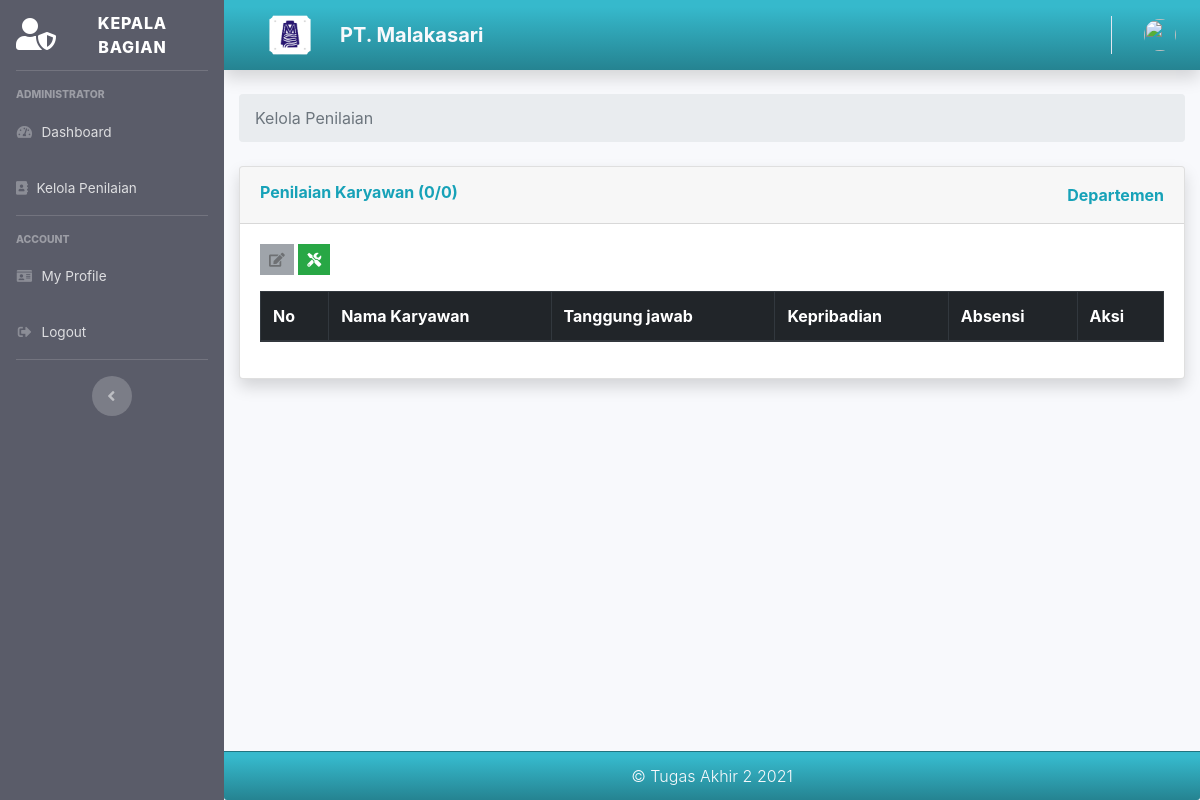
Page /index.php/kepala_bagian/kelola_penilaian on the committed database.
### tables this page shows
CREATE TABLE `tb_kriteria` (
  `id_kriteria` int(11) NOT NULL,
  `nama_kriteria` varchar(50) NOT NULL,
  `bobot_kriteria` double NOT NULL,
  `jenis_kriteria` varchar(15) NOT NULL,
  `tahun` varchar(4) NOT NULL
);

### application/controllers/Kepala_bagian.php (called while the page is built, shortened)
<?php
class Kepala_bagian extends CI_Controller
{
    public function __construct()
    {
        $this->load->model('Kriteria_model');
        $this->load->model('Kabag_model');
        $this->load->model('Karyawan_model');
        $this->load->model('Penilaian_model');
        $this->load->model('Peringkat_model');
    }
    public function kelola_penilaian()
    {
        $data['departemen'] = $this->Kabag_model->getDepartemenKabag($this->session->userdata('role_id'));
        $data['user'] = $this->db->get_where('user', ['email' => $this->session->userdata('email')])->row_array();
        $data['title'] = 'Tambah Penilaian';
        $data['allkarywan'] = $this->Karyawan_model->getDataKaryawanDepatemenAll($data['departemen']);
        $data['karyawan'] = $this->Karyawan_model->getDataKaryawanDiNilai($data['departemen']);
        $data['totalKaryawan'] = $this->Karyawan_model->CountAllKaryawanByDepartmen($data['departemen']);
        $data['kriteria'] = $this->Kriteria_model->getKriteria();
        $this->load->view('templates/kabag_header', $data);
        $this->load->view('templates/kabag_sidebar', $data);
        $this->load->view('templates/kabag_topbar', $data);
        $this->load->view('kepala_bagian/kelola_penilaian', $data);
        $this->load->view('templates/kabag_footer', $data);
    }
}

### index.php (called while the page is built, shortened)
<?php
require_once BASEPATH.'core/CodeIgniter.php';

### application/models/Kriteria_model.php (called while the page is built, shortened)
<?php
class Kriteria_model extends CI_Model
{
  public function getKriteria()
  {
    $this->db->select('*')
      ->from('tb_kriteria')
      ->where('tahun',date('Y'))
      ->order_by('jenis_kriteria', 'ASC')
      ->order_by('id_kriteria', 'ASC');
    $query = $this->db->get();
    return $query->result_array();
  }
}

### application/views/kepala_bagian/kelola_penilaian.php (the view, shortened to what this page needs)
<div class="container-fluid">
    <nav aria-label="breadcrumb">
        <ol class="breadcrumb">
            <li class="breadcrumb-item active" aria-current="page">Kelola Penilaian
            </li>
        </ol>
    </nav>
    <div class="card shadow mb-4">
        <div class="card-header py-3">
            <div class="d-flex flex-row justify-content-between">
                <div class="bd-highlight">
                    <h6 class="m-0 font-weight-bold text-info">Penilaian Karyawan (<?= count($karyawan); ?>/<?= $totalKaryawan; ?>)</h6>
                </div>
                <div class="bd-highlight font-weight-bold text-info">Departemen <?= $departemen; ?> </div>
            </div>
        </div>
        <div class="card-body">
            <?php if (count($karyawan) == $totalKaryawan) { ?>
                <a class="btn btn-secondary btn-sm rounded-0 mb-3 disabled" type="a" data-toggle="tooltip" data-placement="top" title="Input"><i class="fa fa-edit"></i></a>
                <a class="btn btn-success btn-sm rounded-0 mb-3" type="a" data-toggle="tooltip" data-placement="top" title="Hitung Penilaian" href="<?= base_url('kepala_bagian/hitung'); ?>"><i class="fas fa-tools"></i></a>
            <?php } ?>
            <table id="example" class="table table-striped table-bordered" style="width:100%">
                <thead class="thead-dark">
                    <tr>
                        <th scope="col">No</th>
                        <th scope="col">Nama Karyawan</th>
                        <?php foreach ($kriteria as $k) {
                            echo '<th scope="col">' . $k['nama_kriteria'] . '</th>';
                        } ?>
                        <th scope="col">Aksi</th>
                    </tr>
                </thead>
            </table>
        </div>
    </div>
</div>
</div>

### assets/css/custom.css (style rules this page uses)
body { font-family: 'Open Sans', sans-serif; }

### rows in the picture
tb_kriteria: nama_kriteria "Tanggung jawab"
tb_kriteria: nama_kriteria "Kepribadian"
tb_kriteria: nama_kriteria "Absensi"

### other values in the picture
count($karyawan) "0"
$totalKaryawan "0"
